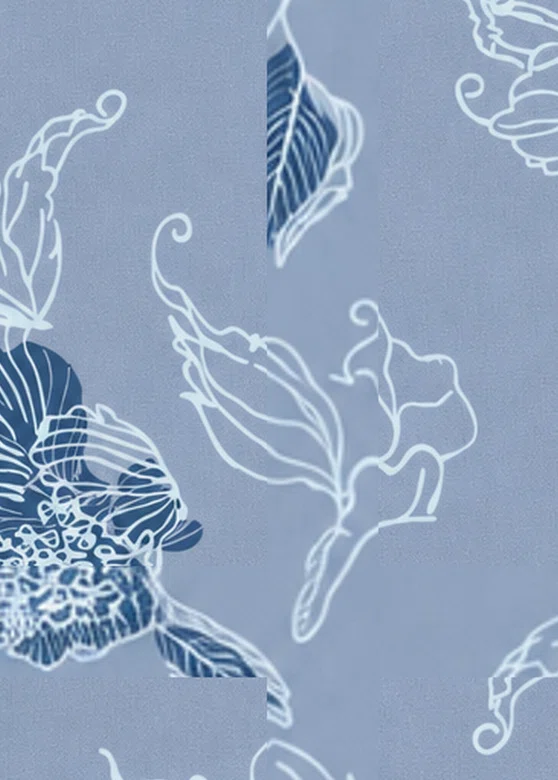
#> input picture 算法/描稿-四方连续-psd分层/knowledge/cases/case-20261020-01/defect.webp, 558 x 780 px
$ python 03c-verify-background.py --image ../knowledge/cases/case-20261020-01/defect.webp
#> lines starting #> are read from the running program, lines starting #| are printed output that depends on the picture; after the words box and inside, x2 and y2 are one past the last pixel; in counts of white or black regions, pixels touching at a corner belong together
#!/usr/bin/env python3
"""第 3c 步（审查）：描稿底色干净度检查

描稿类图片的硬性要求：底色必须干净（平色、无明显阴影/渐变/杂色）。
做法：取低饱和高亮区域作为背景，统计其亮度离散度、饱和度均值、低频梯度。
用法: python steps/03c-verify-background.py --image 图.png [--max-std 3.5] [--max-sat 0.06]
退出码: 0=干净；2=底色不干净
"""
import sys, json, argparse
import numpy as np
from PIL import Image, ImageFilter

ap = argparse.ArgumentParser()
ap.add_argument('--image', required=True)
ap.add_argument('--max-std', type=float, default=3.5)
ap.add_argument('--max-sat', type=float, default=0.06)
ap.add_argument('--min-frac', type=float, default=0.15, help='背景至少占图比例')
ap.add_argument('--json', action='store_true')
a = ap.parse_args()

im = Image.open(a.image).convert('RGB')
#> im is the input picture: PIL image 558x780 RGB; mean R, G, B 145.4, 164.5, 190.4
g = np.asarray(im, dtype=np.float32) / 255.0
mx = g.max(axis=2); mn = g.min(axis=2); sat = np.where(mx > 1e-6, (mx - mn) / mx, 0)
#> after `mx = g.max(axis=2)`:
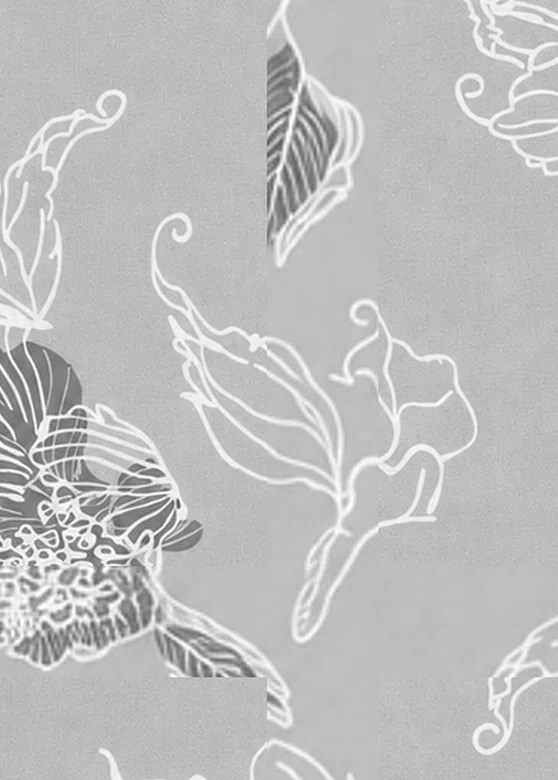
#> mx: shape (780, 558) float32; min 0.278, max 1, mean 0.747
#> after `sat = np.where(mx > 1e-06, (mx - mn) / mx, 0)`:
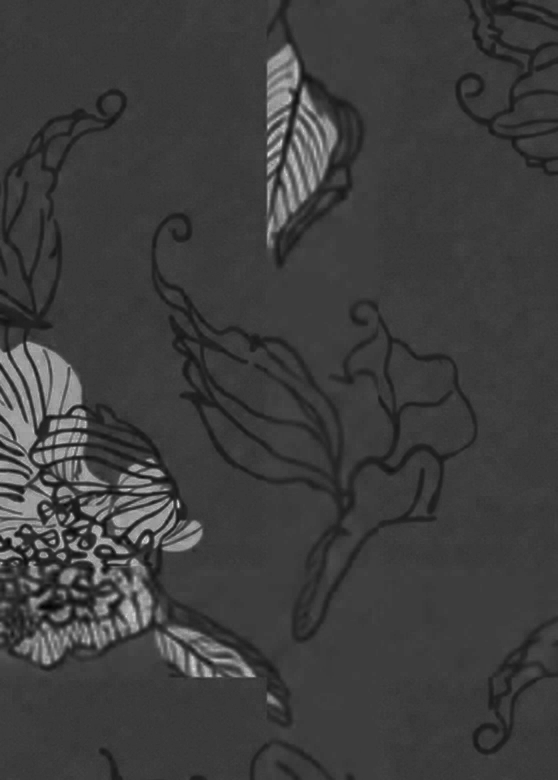
#> sat: shape (780, 558) float32; min 0.00784, max 0.887, mean 0.245
val = mx
bg = (sat < 0.25) & (val > 0.55)
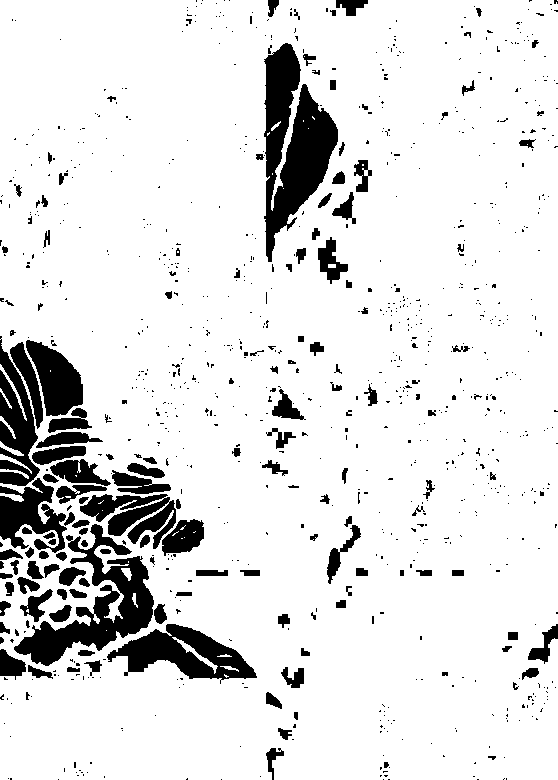
#> bg: shape (780, 558) bool; 88.1% white; 954 black regions (798 under 20 px), largest, box (x1, y1, x2, y2) and area: (264, 43, 338, 262) 8364, (14, 524, 154, 666) 6603, (107, 624, 257, 684) 4211
# 只统计真正平坦的背景像素（排除浅色花瓣/纹理）
gray0 = np.asarray(im.convert('L'), dtype=np.float32)
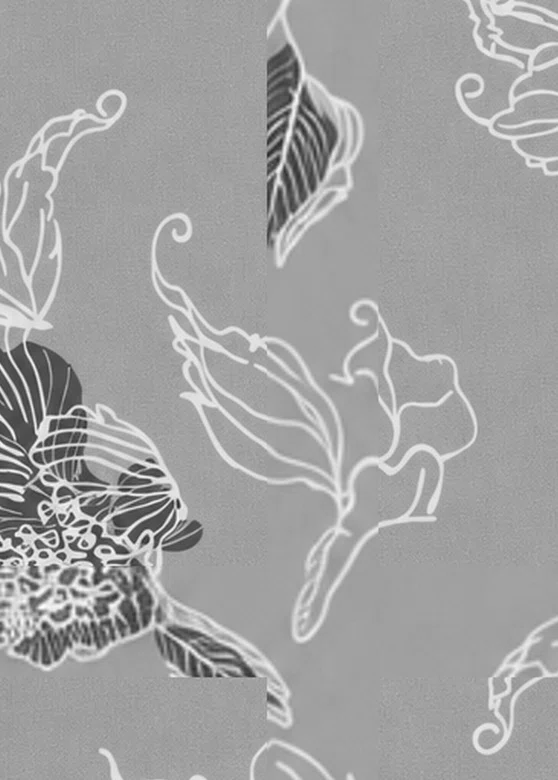
#> gray0: shape (780, 558) float32; min 39, max 254, mean 161.8
hpf = np.abs(gray0 - np.asarray(im.convert('L').filter(ImageFilter.GaussianBlur(2)), dtype=np.float32))
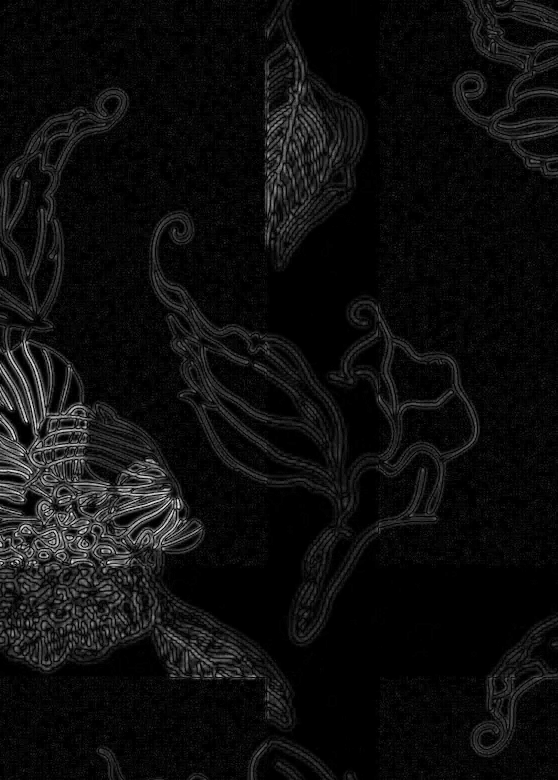
#> hpf: shape (780, 558) float32; min 0, max 97, mean 5.5; drawn with min black and max white
flat = bg & (hpf < 3.0)
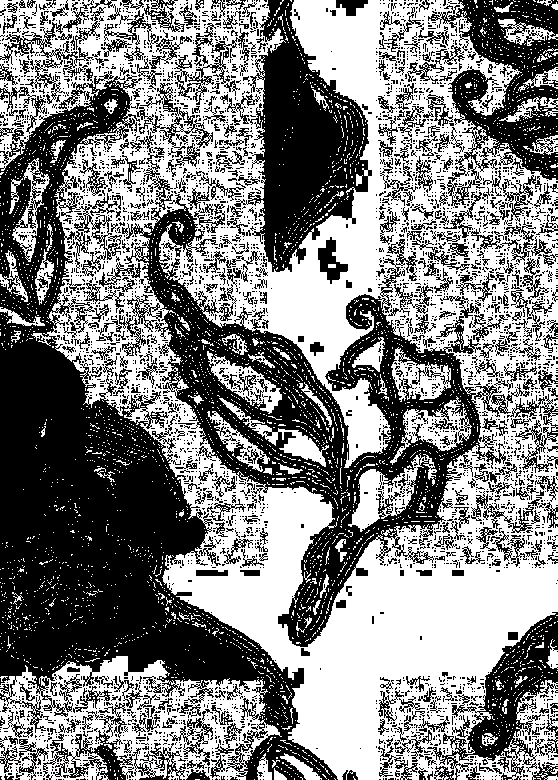
#> flat: shape (780, 558) bool; 51.6% white; 3902 black regions (3453 under 20 px), largest, box (x1, y1, x2, y2) and area: (0, 65, 338, 780) 75564, (122, 194, 530, 647) 40706, (234, 0, 372, 272) 17556
if flat.mean() >= 0.10:
    bg = flat
frac = float(bg.mean())
#> frac = 0.516
if frac < a.min_frac:
    res = {'image': a.image, 'ok': False, 'reason': 'background-too-small', 'bg_frac': round(frac, 3)}
else:
    v = val[bg] * 255.0
    s = sat[bg]
    gray = np.asarray(im.convert('L'), dtype=np.float32)
    lp = np.asarray(im.convert('L').filter(ImageFilter.GaussianBlur(6)), dtype=np.float32)
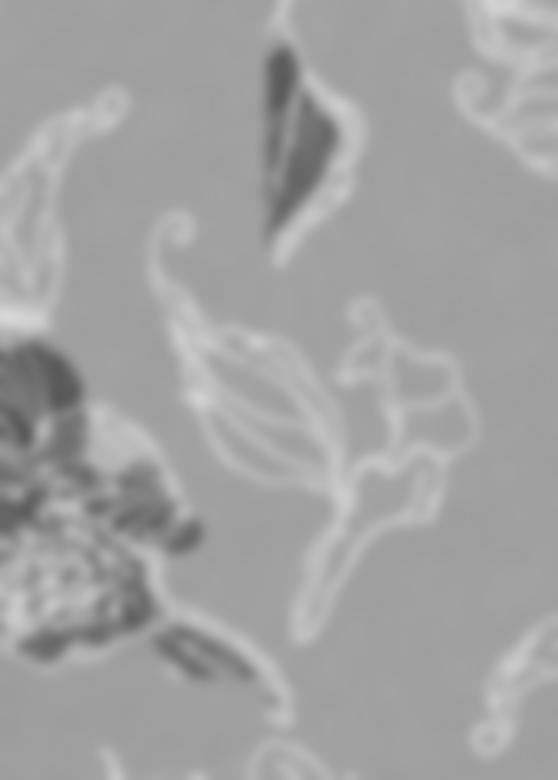
#> lp: shape (780, 558) float32; min 89, max 215, mean 161.8
    gx = np.abs(np.diff(lp, axis=1)).mean(); gy = np.abs(np.diff(lp, axis=0)).mean()
#> after `gx = np.abs(np.diff(lp, axis=1)).mean()`: gx = 0.524
#> after `gy = np.abs(np.diff(lp, axis=0)).mean()`: gy = 0.474
    std_v = float(v.std())
#> std_v = 5.6
    mean_s = float(s.mean())
#> mean_s = 0.233
    dirty = (std_v > a.max_std) or (mean_s > a.max_sat) or (max(gx, gy) > 1.2)
#> dirty = True
    res = {'image': a.image, 'ok': not dirty, 'bg_frac': round(frac, 3),
           'bg_val_std': round(std_v, 2), 'bg_sat_mean': round(mean_s, 4),
           'bg_lowfreq_grad': round(float(max(gx, gy)), 2),
           'thresholds': {'max_std': a.max_std, 'max_sat': a.max_sat},
           'rule': '背景区亮度标准差 / 饱和度 / 低频梯度 任一超阈值 → 底色不干净'}
print(json.dumps(res, ensure_ascii=False, indent=2 if a.json else None))
#> (printed output is left out)
#> (the run stopped early here; a loop or call above may not have finished)
